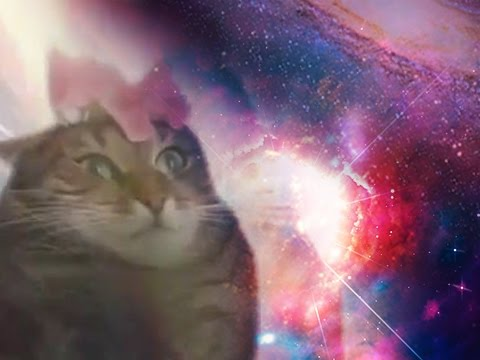
#> input picture catTranscendence.jpg, 480 x 360 px, given in place of the camera
$ python adjustPenColor.py
#> lines starting #> are read from the running program, lines starting #| are printed output that depends on the picture; after the words box and inside, x2 and y2 are one past the last pixel; in counts of white or black regions, pixels touching at a corner belong together
import cv2
import numpy as np

vc = cv2.VideoCapture(0)


def empty(v):
    print(v)


cv2.namedWindow("Trackbar")
cv2.resizeWindow("Trackbar", 640, 320)

cv2.createTrackbar("Hue Min", "Trackbar", 0, 179, empty)
#> slider 'Hue Min' is set to 35
cv2.createTrackbar("Hue Max", "Trackbar", 179, 179, empty)
cv2.createTrackbar("Sat Min", "Trackbar", 0, 255, empty)
#> slider 'Sat Min' is set to 51
cv2.createTrackbar("Sat Max", "Trackbar", 255, 255, empty)
cv2.createTrackbar("Val Min", "Trackbar", 0, 255, empty)
#> slider 'Val Min' is set to 51
cv2.createTrackbar("Val Max", "Trackbar", 255, 255, empty)

while True:
    h_min = cv2.getTrackbarPos("Hue Min", "Trackbar")
    h_max = cv2.getTrackbarPos("Hue Max", "Trackbar")
    s_min = cv2.getTrackbarPos("Sat Min", "Trackbar")
    s_max = cv2.getTrackbarPos("Sat Max", "Trackbar")
    v_min = cv2.getTrackbarPos("Val Min", "Trackbar")
    v_max = cv2.getTrackbarPos("Val Max", "Trackbar")
    print(h_min, h_max, s_min, s_max, v_min, v_max)

    ret, img = vc.read()
#> img is the input picture: shape (360, 480, 3); mean B, G, R 115.8, 99.8, 129.5
    hsv = cv2.cvtColor(img, cv2.COLOR_BGR2HSV)
#> hsv: shape (360, 480, 3); mean H, S, V 99.2, 83.8, 136.8

    lower = np.array([h_min, s_min, v_min])
    upper = np.array([h_max, s_max, v_max])

    mask = cv2.inRange(hsv, lower, upper)
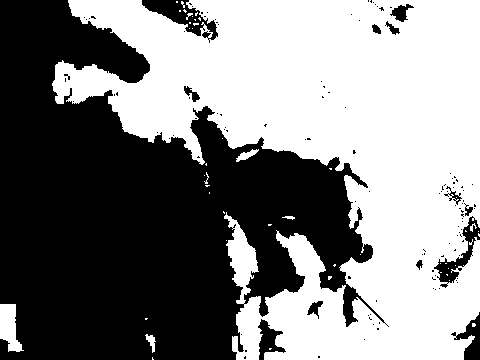
#> mask: shape (360, 480); 51.4% white; 121 black regions (108 under 20 px), largest, box (x1, y1, x2, y2) and area: (0, 0, 389, 360) 79877, (142, 0, 218, 43) 1198, (434, 216, 480, 288) 840

    result = cv2.bitwise_and(img, img, mask=mask)
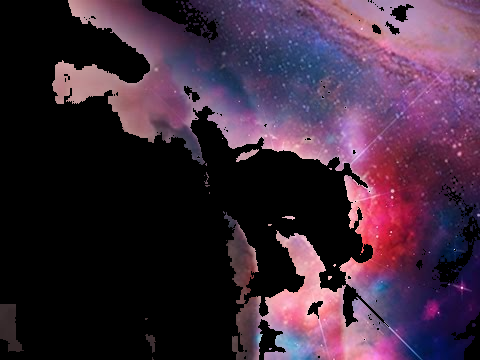
#> result: shape (360, 480, 3); mean B, G, R 59.5, 41.1, 63.1

    cv2.imshow("img", img)
    cv2.imshow("mask", mask)
    cv2.imshow("result", result)
    cv2.waitKey(1)
